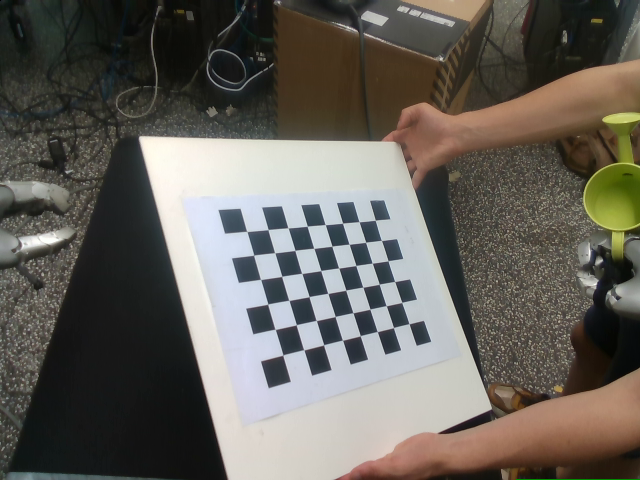
#> input picture cali/10_Color.png, 640 x 480 px; its folder holds only this picture in this run
$ python chessboard.py
#> lines starting #> are read from the running program, lines starting #| are printed output that depends on the picture; after the words box and inside, x2 and y2 are one past the last pixel; in counts of white or black regions, pixels touching at a corner belong together; long printed decimals are rounded
import numpy as np
import cv2
import pyrealsense2 as rs
import glob
import csv
# set the camera matrix:

# detect the corner of chessboard:
# termination criteria
criteria = (cv2.TERM_CRITERIA_EPS + cv2.TERM_CRITERIA_MAX_ITER, 30, 0.001)
# the size of the chessboard (we could set it arbitrary): for my picture is 9 6
# in the lab: 8 6
width = 8
height = 6
# prepare object points, like (0,0,0), (1,0,0), (2,0,0) ....,(6,5,0)
objp = np.zeros((width * height, 3), np.float32)
objp[:, :2] = np.mgrid[0:width, 0:height].T.reshape(-1, 2)  # we delete z-axis here to make it as two-dimensional matrix
# Arrays to store object points and image points from all the images.


def extrinsic_camera_calibration(fname):
    # in this part, we calculate the intrinsic and extrinsic parameters from cv2.cameraCalibration
    # of each pattern view

#> called with fname = 'cali/10_Color.png'
    img = cv2.imread(fname)
#> img is the input picture: shape (480, 640, 3); mean B, G, R 91, 97.9, 101.8
    gray = cv2.cvtColor(img, cv2.COLOR_BGR2GRAY)
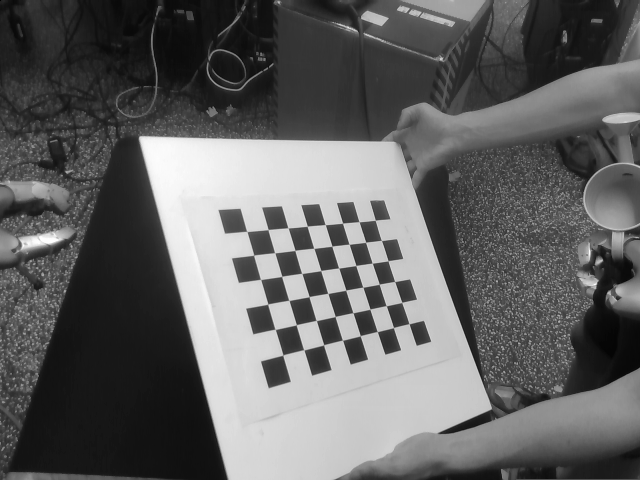
#> gray: shape (480, 640); min 0, max 255, mean 98.2

    objpoints = []  # 3d point in real world space
    imgpoints = []  # 2d points in image plane.

    # Find the chess board corners
    ret, corners = cv2.findChessboardCorners(gray, (width, height), None)
#> ret = True; corners = 48 rows, first 8: [246.5, 231.3], [268.1, 229.5], [288, 227.8], [307.4, 225.9], [325.4, 224.8], [342.6, 222.8], [359.1, 221.8], [375.5, 219.9]

    # If found, add object points, image points (after refining them)

    if ret == True:

        objpoints.append(objp)
        corners2 = cv2.cornerSubPix(gray, corners, (11, 11), (-1, -1), criteria)
#> corners2 = 48 rows, first 8: [246.8, 231.5], [268, 229.6], [288, 227.9], [307.2, 226.2], [325.3, 224.6], [342.5, 223.2], [359, 221.8], [375.5, 220.2]
        imgpoints.append(corners2)
        # Draw and display the corners
        cv2.drawChessboardCorners(img, (width, height), corners2, ret)
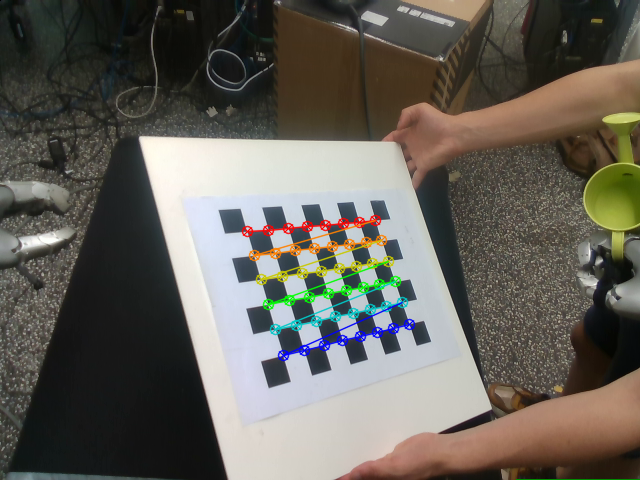
#> img: shape (480, 640, 3); 2.51% of pixels changed, all inside (x1, y1, x2, y2) = (241, 214, 416, 362)
        cv2.imshow('img', img)

        ret, mtx, dist, rvecs, tvecs = cv2.calibrateCamera(objpoints, imgpoints, gray.shape[::-1], None, None)
#> ret = 0.165; mtx = [[846.1, 0, 324.7], [0, 666.1, 239.9], [0, 0, 1]]; dist = [[0.158, 18.41, 0.0245, 0.0371, -482]]; rvecs = ([-0.186, -0.874, -0.184],); tvecs = ([-2.49, -0.357, 26.83],)
        # print("the intrinsic matrix:", mtx)
        # print("disortion:", dist)
        rvecs = cv2.Rodrigues(np.array(rvecs))[0]
#> rvecs = [[0.628, 0.235, -0.742], [-0.0834, 0.968, 0.236], [0.773, -0.0865, 0.628]]
        tvecs = np.array(tvecs).reshape(3, 1)
#> tvecs = [-2.49, -0.357, 26.83]

    else:
        print("the picture from {} has problem".format(fname))
        rvecs = None
        tvecs = None


    cv2.waitKey(0)
    cv2.destroyAllWindows()


    return rvecs, tvecs


def world_project_camera(objpoint, rotation_matrix, translation_vector):
    # convert the objpoint to Homogeneous matrix (4*1)
    objpoint = np.hstack((objpoint, np.array([1])))

    # combine the rotation_matrix and translation_vector to build the homogeneous extrinsic matrix (4*4)
    rotation_matrix = np.vstack((rotation_matrix, np.zeros((1, 3))))
    translation_matrix = np.vstack((translation_vector, np.array([1])))
    extrin = np.hstack((rotation_matrix, translation_matrix))

    campoint = extrin.dot(objpoint)
    return campoint[:3]


# [57 lines left out: functions draw, get_intrinsic_pipeline, get_extrinsic_pnp, not called in this run]


if __name__ == "__main__":

    images = glob.glob('cali/*.png')
    i = 1
    for image in images:
        rotation_matrix, translation_vector = extrinsic_camera_calibration(image)
#> rotation_matrix has the same summary as rvecs in extrinsic_camera_calibration; translation_vector = [-2.49, -0.357, 26.83]
        objpoint = objp[10] # unsure which point

        if rotation_matrix is not None and translation_vector is not None:
            objposition = world_project_camera(objpoint, rotation_matrix, translation_vector)
#> in world_project_camera, `rotation_matrix = np.vstack((rotation_matrix, np.zeros((1, 3))))`: rotation_matrix = [[0.628, 0.235, -0.742], [-0.0834, 0.968, 0.236], [0.773, -0.0865, 0.628], [0, 0, 0]]
#> in world_project_camera, `translation_matrix = np.vstack((translation_vector, np.array([1])))`: translation_matrix = [-2.49, -0.357, 26.83, 1]
#> in world_project_camera, `extrin = np.hstack((rotation_matrix, translation_matrix))`: extrin = [[0.628, 0.235, -0.742, -2.49], [-0.0834, 0.968, 0.236, -0.357], [0.773, -0.0865, 0.628, 26.83], [0, 0, 0, 1]]
#> in world_project_camera, `campoint = extrin.dot(objpoint)`: campoint = [-1, 0.444, 28.29, 1]
#> objposition = [-1, 0.444, 28.29]
            print("object position in camera coordiantion of image {} is:{}".format(image.split('/')[1], objposition))
#| object position in camera coordiantion of image 10_Color.png is:[-1.003  0.4441 28.288]

        i += 1

$ run again, on cali/14_Color.png
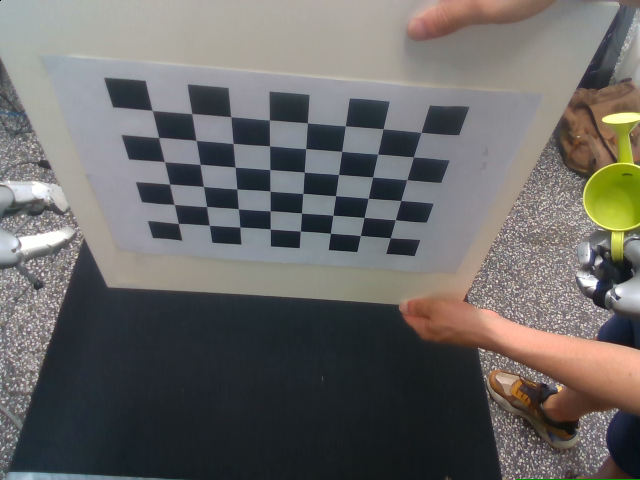
#> input picture cali/14_Color.png, 640 x 480 px
#> in extrinsic_camera_calibration, img is the input picture: shape (480, 640, 3); mean B, G, R 102.2, 104.1, 105.8
#> in extrinsic_camera_calibration, `gray = cv2.cvtColor(img, cv2.COLOR_BGR2GRAY)`:
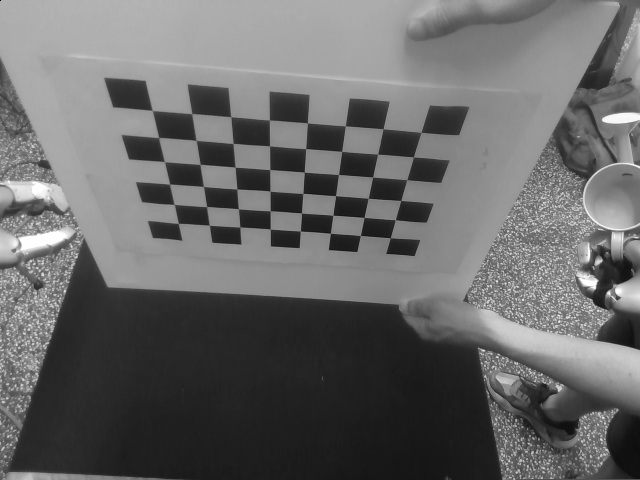
#> gray: shape (480, 640); min 0, max 255, mean 104.4
#> in extrinsic_camera_calibration, `ret, corners = cv2.findChessboardCorners(gray, (width, height), None)`: ret = True; corners = 48 rows, first 8: [152.2, 110.5], [191.8, 113.5], [230.7, 116.6], [269.4, 119.9], [307.4, 122.9], [345.4, 125.8], [383.1, 128.7], [421, 132.4]
#> corners2 = 48 rows, first 8: [152.3, 110.5], [191.7, 113.6], [230.8, 116.7], [269.3, 120], [307.4, 122.9], [345.3, 125.8], [383.2, 128.8], [420.9, 132.3]
#> in extrinsic_camera_calibration, `cv2.drawChessboardCorners(img, (width, height), corners2, ret)`:
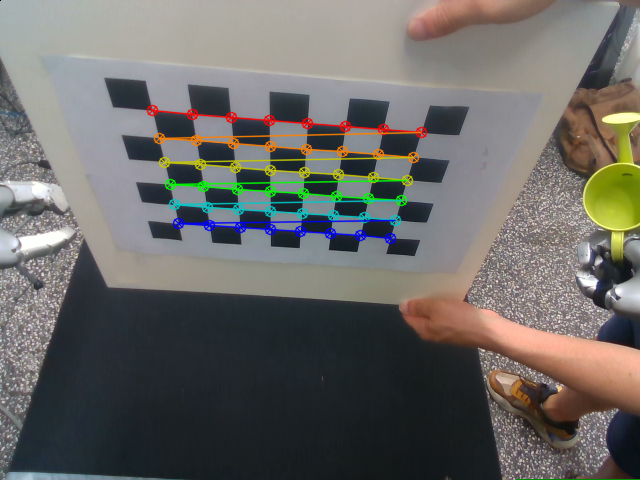
#> img: shape (480, 640, 3); 3.63% of pixels changed, all inside (x1, y1, x2, y2) = (146, 104, 428, 245)
#> in extrinsic_camera_calibration, `ret, mtx, dist, rvecs, tvecs = cv2.calibrateCamera(objpoints, imgpoint..`: ret = 0.175; mtx = [[514.1, 0, 357.5], [0, 424.6, 234.4], [0, 0, 1]]; dist = [[-0.0558, 0.93, 0.023, 0.0155, -1.94]]; rvecs = ([0.808, -0.0313, 0.112],); tvecs = ([-5.3, -3.92, 12.99],)
#> in extrinsic_camera_calibration, `rvecs = cv2.Rodrigues(np.array(rvecs))[0]`: rvecs = [[0.994, -0.112, 0.0149], [0.0881, 0.685, -0.723], [0.0708, 0.72, 0.69]]
#> in extrinsic_camera_calibration, `tvecs = np.array(tvecs).reshape(3, 1)`: tvecs = [-5.3, -3.92, 12.99]
#> `rotation_matrix, translation_vector = extrinsic_camera_calibration(ima..`: rotation_matrix has the same summary as rvecs in extrinsic_camera_calibration
#> in world_project_camera, `rotation_matrix = np.vstack((rotation_matrix, np.zeros((1, 3))))`: rotation_matrix = [[0.994, -0.112, 0.0149], [0.0881, 0.685, -0.723], [0.0708, 0.72, 0.69], [0, 0, 0]]
#> translation_matrix = [-5.3, -3.92, 12.99, 1]
#> extrin = [[0.994, -0.112, 0.0149, -5.3], [0.0881, 0.685, -0.723, -3.92], [0.0708, 0.72, 0.69, 12.99], [0, 0, 0, 1]]
#> campoint = [-3.43, -3.06, 13.85, 1]
#> objposition = [-3.43, -3.06, 13.85]
#| object position in camera coordiantion of image 14_Color.png is:[-3.426 -3.057 13.850 ]

$ run again, on cali/15_Color.png
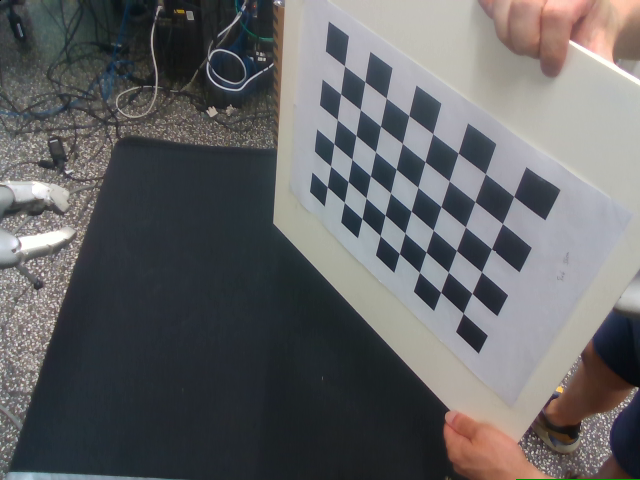
#> input picture cali/15_Color.png, 640 x 480 px
#> in extrinsic_camera_calibration, img is the input picture: shape (480, 640, 3); mean B, G, R 100.8, 99.5, 99.3
#> in extrinsic_camera_calibration, `gray = cv2.cvtColor(img, cv2.COLOR_BGR2GRAY)`:
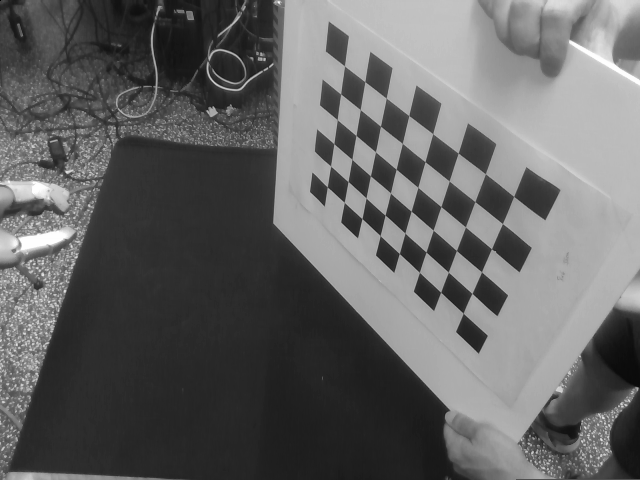
#> gray: shape (480, 640); min 0, max 255, mean 99.5
#> in extrinsic_camera_calibration, `ret, corners = cv2.findChessboardCorners(gray, (width, height), None)`: ret = True; corners = 48 rows, first 8: [344.5, 65.93], [364.8, 81.49], [386, 97.91], [408.6, 115.3], [432.8, 133.7], [458, 152.8], [487, 178], [513.7, 196.4]
#> corners2 = 48 rows, first 8: [344.5, 65.95], [364.8, 81.62], [386.3, 98.2], [408.7, 115.5], [432.7, 133.7], [458.2, 153.1], [485.4, 173.8], [513.6, 196.3]
#> in extrinsic_camera_calibration, `cv2.drawChessboardCorners(img, (width, height), corners2, ret)`:
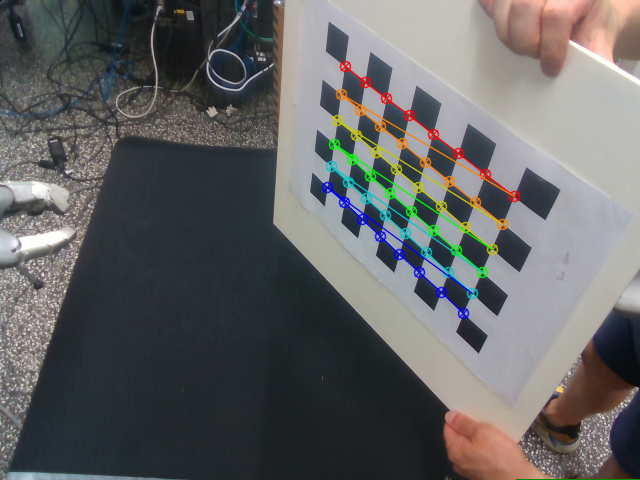
#> img: shape (480, 640, 3); 2.87% of pixels changed, all inside (x1, y1, x2, y2) = (321, 60, 521, 320)
#> in extrinsic_camera_calibration, `ret, mtx, dist, rvecs, tvecs = cv2.calibrateCamera(objpoints, imgpoint..`: ret = 0.2; mtx = [[565.3, 0, 309.2], [0, 640.1, 266.5], [0, 0, 1]]; dist = [[0.116, 1.43, 0.03, 0.0029, -10.52]]; rvecs = ([0.776, 0.76, 0.445],); tvecs = ([1.2, -6.11, 19.27],)
#> in extrinsic_camera_calibration, `rvecs = cv2.Rodrigues(np.array(rvecs))[0]`: rvecs = [[0.655, -0.0869, 0.751], [0.612, 0.643, -0.459], [-0.443, 0.761, 0.474]]
#> in extrinsic_camera_calibration, `tvecs = np.array(tvecs).reshape(3, 1)`: tvecs = [1.2, -6.11, 19.27]
#> `rotation_matrix, translation_vector = extrinsic_camera_calibration(ima..`: rotation_matrix has the same summary as rvecs in extrinsic_camera_calibration
#> in world_project_camera, `rotation_matrix = np.vstack((rotation_matrix, np.zeros((1, 3))))`: rotation_matrix = [[0.655, -0.0869, 0.751], [0.612, 0.643, -0.459], [-0.443, 0.761, 0.474], [0, 0, 0]]
#> translation_matrix = [1.2, -6.11, 19.27, 1]
#> extrin = [[0.655, -0.0869, 0.751, 1.2], [0.612, 0.643, -0.459, -6.11], [-0.443, 0.761, 0.474, 19.27], [0, 0, 0, 1]]
#> campoint = [2.42, -4.24, 19.15, 1]
#> objposition = [2.42, -4.24, 19.15]
#| object position in camera coordiantion of image 15_Color.png is:[ 2.422 -4.244 19.145]

$ run again, on cali/16_Color.png
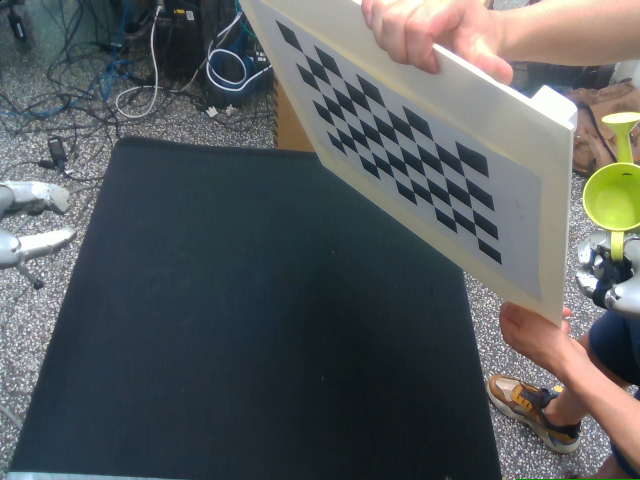
#> input picture cali/16_Color.png, 640 x 480 px
#> in extrinsic_camera_calibration, img is the input picture: shape (480, 640, 3); mean B, G, R 93.9, 92.6, 88.2
#> in extrinsic_camera_calibration, `gray = cv2.cvtColor(img, cv2.COLOR_BGR2GRAY)`:
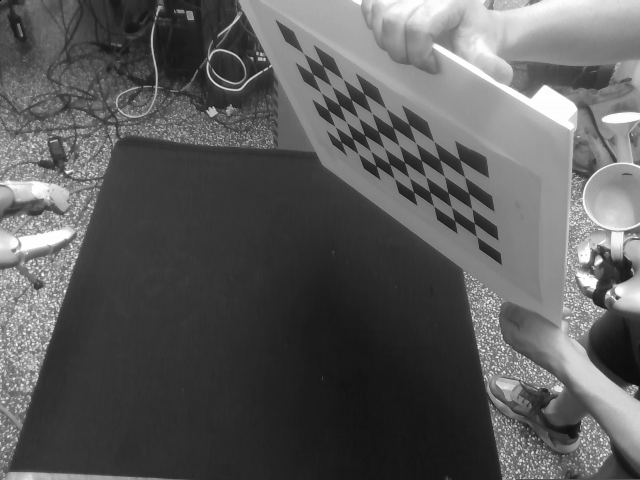
#> gray: shape (480, 640); min 0, max 255, mean 91.4
#> ret = False; corners = None

$ run again, on cali/11_Color.png
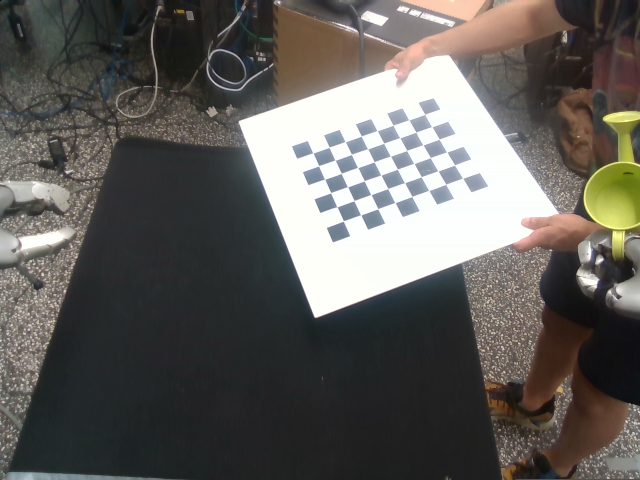
#> input picture cali/11_Color.png, 640 x 480 px
#> in extrinsic_camera_calibration, img is the input picture: shape (480, 640, 3); mean B, G, R 91.2, 95.2, 97.4
#> in extrinsic_camera_calibration, `gray = cv2.cvtColor(img, cv2.COLOR_BGR2GRAY)`:
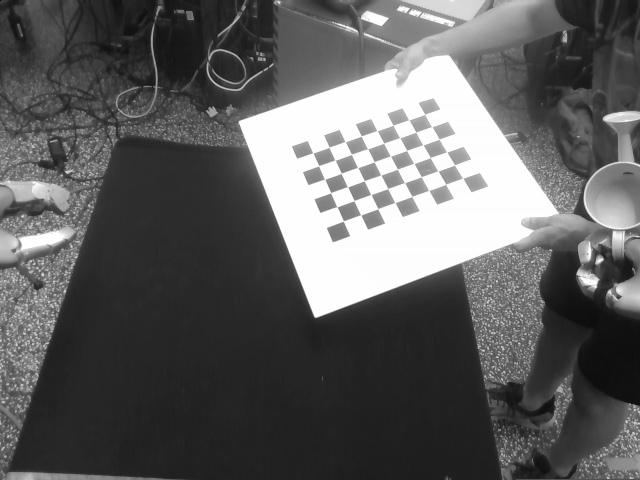
#> gray: shape (480, 640); min 0, max 255, mean 95.3
#> in extrinsic_camera_calibration, `ret, corners = cv2.findChessboardCorners(gray, (width, height), None)`: ret = True; corners = 48 rows, first 8: [312.5, 153.4], [329, 147.5], [344.5, 142.7], [360.8, 135.8], [376.5, 131.5], [393.3, 125.7], [409, 120], [424.1, 113.6]
#> corners2 = 48 rows, first 8: [312.8, 152.5], [329.2, 147.5], [345.5, 142.5], [361.3, 136.2], [377, 130.3], [393.2, 125.5], [409.2, 120.5], [424.8, 114.6]
#> in extrinsic_camera_calibration, `cv2.drawChessboardCorners(img, (width, height), corners2, ret)`:
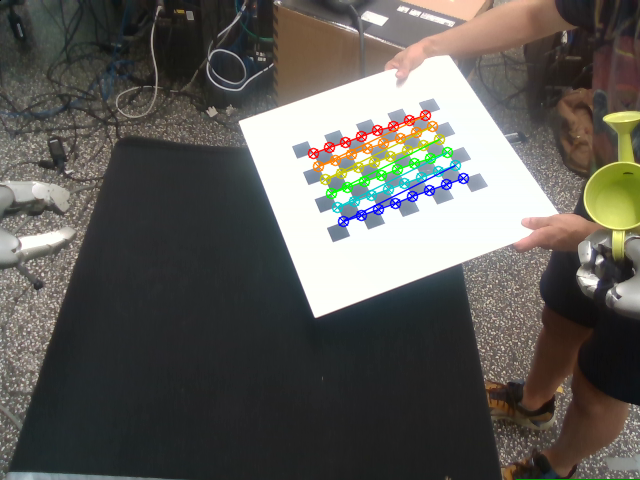
#> img: shape (480, 640, 3); 2.31% of pixels changed, all inside (x1, y1, x2, y2) = (307, 109, 470, 228)
#> in extrinsic_camera_calibration, `ret, mtx, dist, rvecs, tvecs = cv2.calibrateCamera(objpoints, imgpoint..`: ret = 0.251; mtx = [[678.6, 0, 321.3], [0, 716.8, 237.5], [0, 0, 1]]; dist = [[-0.00788, -9.57, -0.0169, 0.0241, 146.5]]; rvecs = ([-0.609, -0.0345, -0.355],); tvecs = ([-0.499, -4.66, 39.55],)
#> in extrinsic_camera_calibration, `rvecs = cv2.Rodrigues(np.array(rvecs))[0]`: rvecs = [[0.939, 0.337, 0.072], [-0.317, 0.762, 0.565], [0.136, -0.554, 0.822]]
#> in extrinsic_camera_calibration, `tvecs = np.array(tvecs).reshape(3, 1)`: tvecs = [-0.499, -4.66, 39.55]
#> `rotation_matrix, translation_vector = extrinsic_camera_calibration(ima..`: rotation_matrix has the same summary as rvecs in extrinsic_camera_calibration
#> in world_project_camera, `rotation_matrix = np.vstack((rotation_matrix, np.zeros((1, 3))))`: rotation_matrix = [[0.939, 0.337, 0.072], [-0.317, 0.762, 0.565], [0.136, -0.554, 0.822], [0, 0, 0]]
#> translation_matrix = [-0.499, -4.66, 39.55, 1]
#> extrin = [[0.939, 0.337, 0.072, -0.499], [-0.317, 0.762, 0.565, -4.66], [0.136, -0.554, 0.822, 39.55], [0, 0, 0, 1]]
#> campoint = [1.72, -4.53, 39.27, 1]
#> objposition = [1.72, -4.53, 39.27]
#| object position in camera coordiantion of image 11_Color.png is:[ 1.716 -4.528  39.265]
